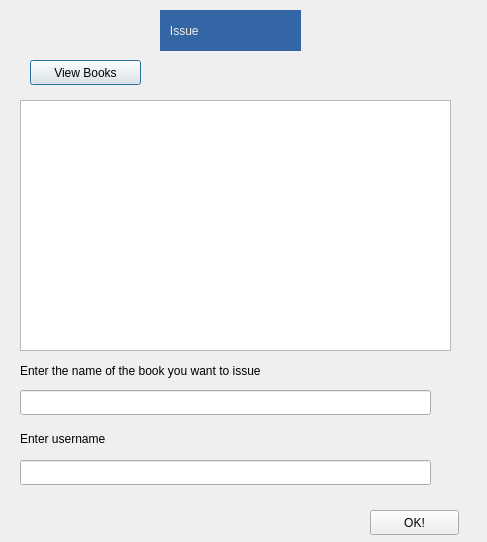
<?xml version="1.0" encoding="UTF-8"?>
<ui version="4.0">
 <class>Issue</class>
 <widget class="QDialog" name="Issue">
  <property name="geometry">
   <rect>
    <x>0</x>
    <y>0</y>
    <width>487</width>
    <height>542</height>
   </rect>
  </property>
  <property name="windowTitle">
   <string>Dialog</string>
  </property>
  <widget class="QLabel" name="label">
   <property name="geometry">
    <rect>
     <x>160</x>
     <y>10</y>
     <width>141</width>
     <height>41</height>
    </rect>
   </property>
   <property name="styleSheet">
    <string notr="true">color: rgb(238, 238, 236);
background-color: rgb(52, 101, 164);
font: 57 22pt &quot;Ubuntu&quot;;</string>
   </property>
   <property name="text">
    <string>   Issue</string>
   </property>
  </widget>
  <widget class="QLabel" name="label_2">
   <property name="geometry">
    <rect>
     <x>20</x>
     <y>360</y>
     <width>371</width>
     <height>21</height>
    </rect>
   </property>
   <property name="text">
    <string>Enter the name of the book you want to issue</string>
   </property>
  </widget>
  <widget class="QTextBrowser" name="textBrowser">
   <property name="geometry">
    <rect>
     <x>20</x>
     <y>100</y>
     <width>431</width>
     <height>251</height>
    </rect>
   </property>
  </widget>
  <widget class="QLineEdit" name="lineEdit_name">
   <property name="geometry">
    <rect>
     <x>20</x>
     <y>390</y>
     <width>411</width>
     <height>25</height>
    </rect>
   </property>
  </widget>
  <widget class="QPushButton" name="View">
   <property name="geometry">
    <rect>
     <x>30</x>
     <y>60</y>
     <width>111</width>
     <height>25</height>
    </rect>
   </property>
   <property name="text">
    <string>View Books</string>
   </property>
  </widget>
  <widget class="QPushButton" name="pushButton">
   <property name="geometry">
    <rect>
     <x>370</x>
     <y>510</y>
     <width>89</width>
     <height>25</height>
    </rect>
   </property>
   <property name="text">
    <string>OK!</string>
   </property>
  </widget>
  <widget class="QLabel" name="label_3">
   <property name="geometry">
    <rect>
     <x>20</x>
     <y>430</y>
     <width>401</width>
     <height>17</height>
    </rect>
   </property>
   <property name="text">
    <string>Enter username</string>
   </property>
  </widget>
  <widget class="QLineEdit" name="lineEdit_username">
   <property name="geometry">
    <rect>
     <x>20</x>
     <y>460</y>
     <width>411</width>
     <height>25</height>
    </rect>
   </property>
  </widget>
 </widget>
 <resources/>
 <connections/>
</ui>
